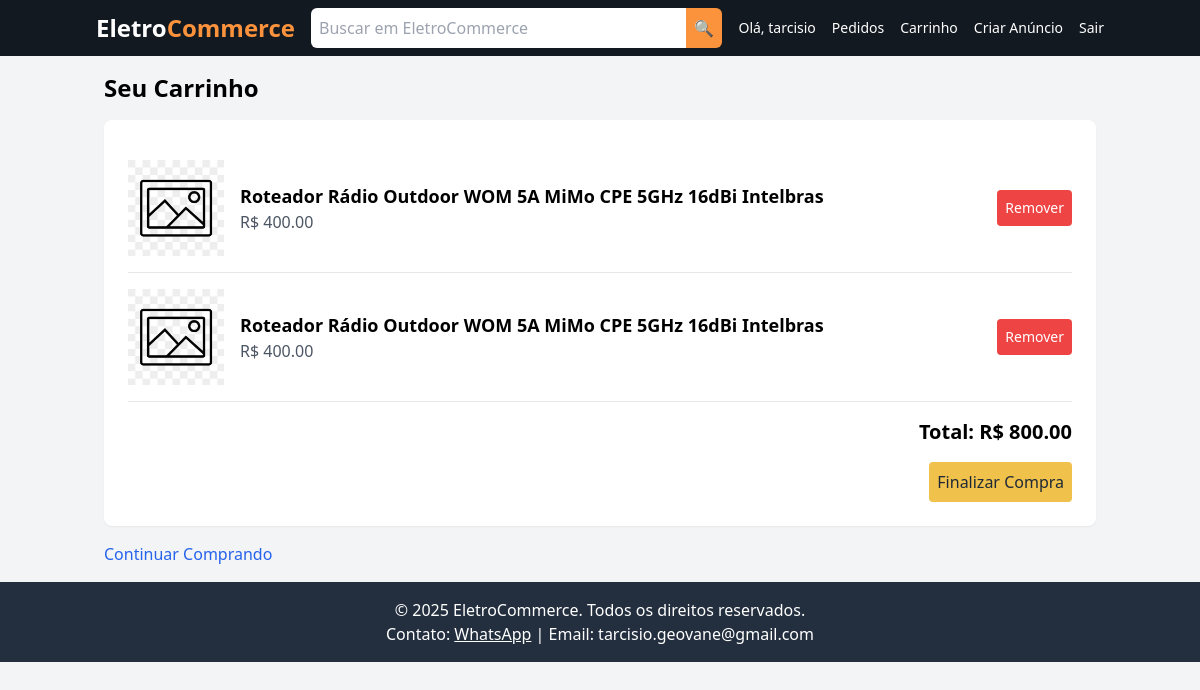
Page /cart (signed in) on the committed database.
### tables this page shows
CREATE TABLE cart (
                id INTEGER PRIMARY KEY AUTOINCREMENT,
                user_id INTEGER,
                product_id INTEGER,
                FOREIGN KEY (user_id) REFERENCES users (id),
                FOREIGN KEY (product_id) REFERENCES products (id)
            );

CREATE TABLE products (
            id INTEGER PRIMARY KEY AUTOINCREMENT,
            title TEXT NOT NULL,
            description TEXT,
            price REAL NOT NULL,
            user_id INTEGER, category TEXT, photo_path TEXT, photo_url TEXT, photo_public_id TEXT,
            FOREIGN KEY (user_id) REFERENCES users (id)
        );

### app.py (the view)
@app.route('/cart')
def cart():
    if not session.get('user_id'):
        flash('Faça login para ver o carrinho!', 'error')
        return redirect(url_for('login'))
    conn = sqlite3.connect(get_db_path())
    c = conn.cursor()
    c.execute('''SELECT c.id, p.title, p.description, p.price, p.category,
                        (SELECT photo_url FROM product_photos WHERE product_id = p.id LIMIT 1) as photo_url
                 FROM cart c
                 JOIN products p ON c.product_id = p.id
                 WHERE c.user_id = ?''', (session['user_id'],))
    cart_items = c.fetchall()
    total = sum(item[3] for item in cart_items)
    conn.close()
    return render_template('cart.html', cart_items=cart_items, total=total)

### app.py (called while the page is built)
def get_db_path():
    return os.path.join(os.path.dirname(__file__), 'database.db')

### templates/cart.html (shortened to what this page needs)
<!DOCTYPE html>
<html lang="pt-BR">
<head>
    <script src="https://cdn.tailwindcss.com"></script>
</head>
<body class="bg-gray-100 font-sans">
    <header class="amazon-blue text-white sticky top-0 z-10">
        <div class="container mx-auto p-2 flex flex-col sm:flex-row items-center justify-between">
            <a href="{{ url_for('home') }}" class="text-2xl font-bold">
                <span class="text-white">Eletro</span><span class="text-orange-400">Commerce</span>
            </a>
            <form method="GET" action="{{ url_for('search') }}" class="flex-1 mx-4 my-2 sm:my-0">
                <div class="flex">
                    <input type="text" name="search" placeholder="Buscar em EletroCommerce" value=""
                           class="w-full p-2 rounded-l-md border-none text-gray-900 bg-white focus:ring-2 focus:ring-orange-400">
                    <button type="submit" class="p-2 bg-orange-400 text-gray-800 rounded-r-md hover:bg-orange-500">
                        🔍
                    </button>
                </div>
            </form>
            <nav class="flex items-center space-x-4">
                {% if session.username %}
                    <span class="text-sm">Olá, {{ session.username }}</span>
                    <a href="{{ url_for('orders') }}" class="hover:underline text-sm">Pedidos</a>
                    <a href="{{ url_for('cart') }}" class="hover:underline text-sm">Carrinho</a>
                    {% if session.is_admin %}
                        <a href="{{ url_for('create_ad') }}" class="hover:underline text-sm">Criar Anúncio</a>
                    {% endif %}
                    <a href="{{ url_for('logout') }}" class="hover:underline text-sm">Sair</a>
                {% else %}
                    <a href="{{ url_for('login') }}" class="hover:underline text-sm">Login</a>
                    <a href="{{ url_for('register') }}" class="hover:underline text-sm">Cadastrar</a>
                {% endif %}
            </nav>
        </div>
    </header>
    <main class="container mx-auto p-4">
        <h2 class="text-2xl font-semibold mb-4">Seu Carrinho</h2>
        {% if cart_items %}
        <div class="bg-white p-6 rounded-lg shadow-sm">
            {% for item in cart_items %}
            <div class="flex items-center border-b py-4">
                {% if item[5] %}
                    <a href="{{ url_for('product', id=item[0]) }}">
                        <img src="{{ item[5] }}" alt="{{ item[1] }}"
                             class="w-24 h-24 object-contain mr-4">
                    </a>
                {% else %}
                    <a href="{{ url_for('product', id=item[0]) }}">
                        <img src="{{ url_for('static', filename='uploads/placeholder.png') }}" alt="Sem imagem"
                             class="w-24 h-24 object-contain mr-4">
                    </a>
                {% endif %}
                <div class="flex-1">
                    <a href="{{ url_for('product', id=item[0]) }}" class="text-lg font-semibold hover:underline">{{ item[1] }}</a>
                    <p class="text-gray-600">R$ {{ "%.2f" % item[3] }}</p>
                </div>
                <a href="{{ url_for('remove_from_cart', cart_id=item[0]) }}"
                   class="p-2 bg-red-500 text-white rounded hover:bg-red-600 text-sm">Remover</a>
            </div>
            {% endfor %}
            <div class="mt-4 text-right">
                <p class="text-xl font-bold">Total: R$ {{ "%.2f" % total }}</p>
                <form action="{{ url_for('create_checkout') }}" method="POST">
                    <button type="submit" class="mt-4 p-2 amazon-orange text-gray-800 rounded hover:bg-orange-500">
                        Finalizar Compra
                    </button>
                </form>
            </div>
        </div>
        {% else %}
        <p class="text-gray-600">Seu carrinho está vazio.</p>
        {% endif %}
        <a href="{{ url_for('home') }}" class="inline-block mt-4 text-blue-600 hover:underline">Continuar Comprando</a>
    </main>
    <footer class="amazon-blue-light text-white p-4">
        <div class="container mx-auto text-center">
            <p>© 2025 EletroCommerce. Todos os direitos reservados.</p>
            <p>Contato: <a href="https://wa.me/5584992186331" class="underline">WhatsApp</a> | Email: tarcisio.geovane@gmail.com</p>
        </div>
    </footer>
</body>
</html>

### templates/cart.html (style rules this page uses)
.amazon-orange { background-color: #f0c14b; }
.amazon-blue { background-color: #131921; }
.amazon-blue-light { background-color: #232f3e; }

### rows in the picture
cart: title "Roteador Rádio Outdoor WOM 5A MiMo CPE 5GHz 16dBi Intelbras"
products: price "400.00"
cart: title "Roteador Rádio Outdoor WOM 5A MiMo CPE 5GHz 16dBi Intelbras"

### other values in the picture
{{ session.username }} "tarcisio"
{{ "%.2f" % total }} "800.00"
